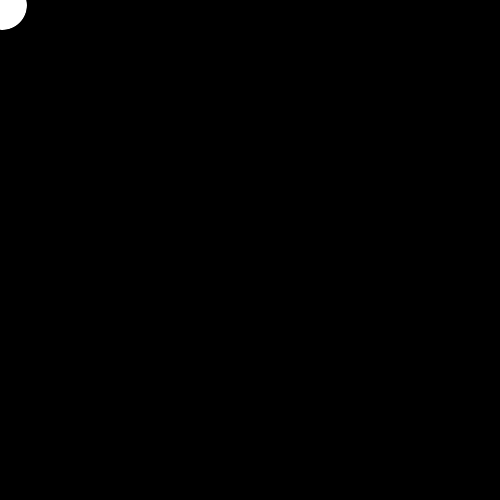
Frame 1 (no input)
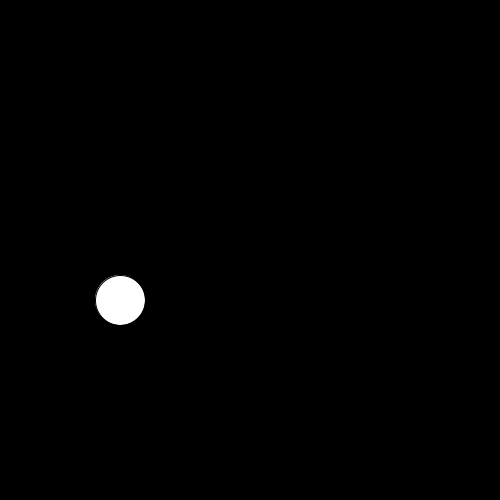
Frame 60 (the mouse pressed at the canvas centre just before this capture)
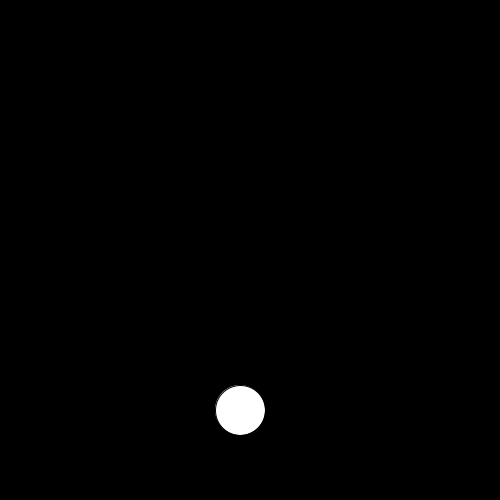
Frame 120 (the mouse held since frame 60 and released just before this capture)

The Processing sketch that drew these frames (run headless with seeded random() and noise(); from frame 60 on, the mouse is pressed at the canvas centre):

// Processing sketch: Ball_Bounce
// ── Ball_Bounce.pde
int posX = 0;
int posY = 0;
int speedY= 5;
int speedX = 2;

void setup() {
  size(500, 500);
}

void draw() {
  background(0);

  posX = posX + speedX;
  posY = posY + speedY;

  if (posX > width) {
    speedX = speedX* -1;
  }

  if (posX < 0) {
    speedX = speedX* -1;
  }

  if (posY > height) {
    speedY= speedY* -1;
  }
  
  if (posY < 0) {
    speedY= speedY*-1;
  }
  ellipse(posX, posY, 50, 50);
}
